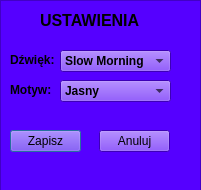
<?xml version="1.0" encoding="UTF-8"?>
<ui version="4.0">
 <class>settings</class>
 <widget class="QDialog" name="settings">
  <property name="geometry">
   <rect>
    <x>0</x>
    <y>0</y>
    <width>201</width>
    <height>190</height>
   </rect>
  </property>
  <property name="palette">
   <palette>
    <active>
     <colorrole role="WindowText">
      <brush brushstyle="SolidPattern">
       <color alpha="255">
        <red>0</red>
        <green>0</green>
        <blue>0</blue>
       </color>
      </brush>
     </colorrole>
     <colorrole role="Button">
      <brush brushstyle="SolidPattern">
       <color alpha="255">
        <red>85</red>
        <green>0</green>
        <blue>255</blue>
       </color>
      </brush>
     </colorrole>
     <colorrole role="Light">
      <brush brushstyle="SolidPattern">
       <color alpha="255">
        <red>170</red>
        <green>127</green>
        <blue>255</blue>
       </color>
      </brush>
     </colorrole>
     <colorrole role="Midlight">
      <brush brushstyle="SolidPattern">
       <color alpha="255">
        <red>127</red>
        <green>63</green>
        <blue>255</blue>
       </color>
      </brush>
     </colorrole>
     <colorrole role="Dark">
      <brush brushstyle="SolidPattern">
       <color alpha="255">
        <red>42</red>
        <green>0</green>
        <blue>127</blue>
       </color>
      </brush>
     </colorrole>
     <colorrole role="Mid">
      <brush brushstyle="SolidPattern">
       <color alpha="255">
        <red>57</red>
        <green>0</green>
        <blue>170</blue>
       </color>
      </brush>
     </colorrole>
     <colorrole role="Text">
      <brush brushstyle="SolidPattern">
       <color alpha="255">
        <red>0</red>
        <green>0</green>
        <blue>0</blue>
       </color>
      </brush>
     </colorrole>
     <colorrole role="BrightText">
      <brush brushstyle="SolidPattern">
       <color alpha="255">
        <red>255</red>
        <green>255</green>
        <blue>255</blue>
       </color>
      </brush>
     </colorrole>
     <colorrole role="ButtonText">
      <brush brushstyle="SolidPattern">
       <color alpha="255">
        <red>0</red>
        <green>0</green>
        <blue>0</blue>
       </color>
      </brush>
     </colorrole>
     <colorrole role="Base">
      <brush brushstyle="SolidPattern">
       <color alpha="255">
        <red>255</red>
        <green>255</green>
        <blue>255</blue>
       </color>
      </brush>
     </colorrole>
     <colorrole role="Window">
      <brush brushstyle="SolidPattern">
       <color alpha="255">
        <red>85</red>
        <green>0</green>
        <blue>255</blue>
       </color>
      </brush>
     </colorrole>
     <colorrole role="Shadow">
      <brush brushstyle="SolidPattern">
       <color alpha="255">
        <red>0</red>
        <green>0</green>
        <blue>0</blue>
       </color>
      </brush>
     </colorrole>
     <colorrole role="AlternateBase">
      <brush brushstyle="SolidPattern">
       <color alpha="255">
        <red>170</red>
        <green>127</green>
        <blue>255</blue>
       </color>
      </brush>
     </colorrole>
     <colorrole role="ToolTipBase">
      <brush brushstyle="SolidPattern">
       <color alpha="255">
        <red>255</red>
        <green>255</green>
        <blue>220</blue>
       </color>
      </brush>
     </colorrole>
     <colorrole role="ToolTipText">
      <brush brushstyle="SolidPattern">
       <color alpha="255">
        <red>0</red>
        <green>0</green>
        <blue>0</blue>
       </color>
      </brush>
     </colorrole>
     <colorrole role="PlaceholderText">
      <brush brushstyle="SolidPattern">
       <color alpha="128">
        <red>0</red>
        <green>0</green>
        <blue>0</blue>
       </color>
      </brush>
     </colorrole>
    </active>
    <inactive>
     <colorrole role="WindowText">
      <brush brushstyle="SolidPattern">
       <color alpha="255">
        <red>0</red>
        <green>0</green>
        <blue>0</blue>
       </color>
      </brush>
     </colorrole>
     <colorrole role="Button">
      <brush brushstyle="SolidPattern">
       <color alpha="255">
        <red>85</red>
        <green>0</green>
        <blue>255</blue>
       </color>
      </brush>
     </colorrole>
     <colorrole role="Light">
      <brush brushstyle="SolidPattern">
       <color alpha="255">
        <red>170</red>
        <green>127</green>
        <blue>255</blue>
       </color>
      </brush>
     </colorrole>
     <colorrole role="Midlight">
      <brush brushstyle="SolidPattern">
       <color alpha="255">
        <red>127</red>
        <green>63</green>
        <blue>255</blue>
       </color>
      </brush>
     </colorrole>
     <colorrole role="Dark">
      <brush brushstyle="SolidPattern">
       <color alpha="255">
        <red>42</red>
        <green>0</green>
        <blue>127</blue>
       </color>
      </brush>
     </colorrole>
     <colorrole role="Mid">
      <brush brushstyle="SolidPattern">
       <color alpha="255">
        <red>57</red>
        <green>0</green>
        <blue>170</blue>
       </color>
      </brush>
     </colorrole>
     <colorrole role="Text">
      <brush brushstyle="SolidPattern">
       <color alpha="255">
        <red>0</red>
        <green>0</green>
        <blue>0</blue>
       </color>
      </brush>
     </colorrole>
     <colorrole role="BrightText">
      <brush brushstyle="SolidPattern">
       <color alpha="255">
        <red>255</red>
        <green>255</green>
        <blue>255</blue>
       </color>
      </brush>
     </colorrole>
     <colorrole role="ButtonText">
      <brush brushstyle="SolidPattern">
       <color alpha="255">
        <red>0</red>
        <green>0</green>
        <blue>0</blue>
       </color>
      </brush>
     </colorrole>
     <colorrole role="Base">
      <brush brushstyle="SolidPattern">
       <color alpha="255">
        <red>255</red>
        <green>255</green>
        <blue>255</blue>
       </color>
      </brush>
     </colorrole>
     <colorrole role="Window">
      <brush brushstyle="SolidPattern">
       <color alpha="255">
        <red>85</red>
        <green>0</green>
        <blue>255</blue>
       </color>
      </brush>
     </colorrole>
     <colorrole role="Shadow">
      <brush brushstyle="SolidPattern">
       <color alpha="255">
        <red>0</red>
        <green>0</green>
        <blue>0</blue>
       </color>
      </brush>
     </colorrole>
     <colorrole role="AlternateBase">
      <brush brushstyle="SolidPattern">
       <color alpha="255">
        <red>170</red>
        <green>127</green>
        <blue>255</blue>
       </color>
      </brush>
     </colorrole>
     <colorrole role="ToolTipBase">
      <brush brushstyle="SolidPattern">
       <color alpha="255">
        <red>255</red>
        <green>255</green>
        <blue>220</blue>
       </color>
      </brush>
     </colorrole>
     <colorrole role="ToolTipText">
      <brush brushstyle="SolidPattern">
       <color alpha="255">
        <red>0</red>
        <green>0</green>
        <blue>0</blue>
       </color>
      </brush>
     </colorrole>
     <colorrole role="PlaceholderText">
      <brush brushstyle="SolidPattern">
       <color alpha="128">
        <red>0</red>
        <green>0</green>
        <blue>0</blue>
       </color>
      </brush>
     </colorrole>
    </inactive>
    <disabled>
     <colorrole role="WindowText">
      <brush brushstyle="SolidPattern">
       <color alpha="255">
        <red>42</red>
        <green>0</green>
        <blue>127</blue>
       </color>
      </brush>
     </colorrole>
     <colorrole role="Button">
      <brush brushstyle="SolidPattern">
       <color alpha="255">
        <red>85</red>
        <green>0</green>
        <blue>255</blue>
       </color>
      </brush>
     </colorrole>
     <colorrole role="Light">
      <brush brushstyle="SolidPattern">
       <color alpha="255">
        <red>170</red>
        <green>127</green>
        <blue>255</blue>
       </color>
      </brush>
     </colorrole>
     <colorrole role="Midlight">
      <brush brushstyle="SolidPattern">
       <color alpha="255">
        <red>127</red>
        <green>63</green>
        <blue>255</blue>
       </color>
      </brush>
     </colorrole>
     <colorrole role="Dark">
      <brush brushstyle="SolidPattern">
       <color alpha="255">
        <red>42</red>
        <green>0</green>
        <blue>127</blue>
       </color>
      </brush>
     </colorrole>
     <colorrole role="Mid">
      <brush brushstyle="SolidPattern">
       <color alpha="255">
        <red>57</red>
        <green>0</green>
        <blue>170</blue>
       </color>
      </brush>
     </colorrole>
     <colorrole role="Text">
      <brush brushstyle="SolidPattern">
       <color alpha="255">
        <red>42</red>
        <green>0</green>
        <blue>127</blue>
       </color>
      </brush>
     </colorrole>
     <colorrole role="BrightText">
      <brush brushstyle="SolidPattern">
       <color alpha="255">
        <red>255</red>
        <green>255</green>
        <blue>255</blue>
       </color>
      </brush>
     </colorrole>
     <colorrole role="ButtonText">
      <brush brushstyle="SolidPattern">
       <color alpha="255">
        <red>42</red>
        <green>0</green>
        <blue>127</blue>
       </color>
      </brush>
     </colorrole>
     <colorrole role="Base">
      <brush brushstyle="SolidPattern">
       <color alpha="255">
        <red>85</red>
        <green>0</green>
        <blue>255</blue>
       </color>
      </brush>
     </colorrole>
     <colorrole role="Window">
      <brush brushstyle="SolidPattern">
       <color alpha="255">
        <red>85</red>
        <green>0</green>
        <blue>255</blue>
       </color>
      </brush>
     </colorrole>
     <colorrole role="Shadow">
      <brush brushstyle="SolidPattern">
       <color alpha="255">
        <red>0</red>
        <green>0</green>
        <blue>0</blue>
       </color>
      </brush>
     </colorrole>
     <colorrole role="AlternateBase">
      <brush brushstyle="SolidPattern">
       <color alpha="255">
        <red>85</red>
        <green>0</green>
        <blue>255</blue>
       </color>
      </brush>
     </colorrole>
     <colorrole role="ToolTipBase">
      <brush brushstyle="SolidPattern">
       <color alpha="255">
        <red>255</red>
        <green>255</green>
        <blue>220</blue>
       </color>
      </brush>
     </colorrole>
     <colorrole role="ToolTipText">
      <brush brushstyle="SolidPattern">
       <color alpha="255">
        <red>0</red>
        <green>0</green>
        <blue>0</blue>
       </color>
      </brush>
     </colorrole>
     <colorrole role="PlaceholderText">
      <brush brushstyle="SolidPattern">
       <color alpha="128">
        <red>0</red>
        <green>0</green>
        <blue>0</blue>
       </color>
      </brush>
     </colorrole>
    </disabled>
   </palette>
  </property>
  <property name="windowTitle">
   <string>Dialog</string>
  </property>
  <widget class="QFrame" name="settings_2">
   <property name="geometry">
    <rect>
     <x>0</x>
     <y>0</y>
     <width>201</width>
     <height>191</height>
    </rect>
   </property>
   <property name="autoFillBackground">
    <bool>true</bool>
   </property>
   <property name="frameShape">
    <enum>QFrame::StyledPanel</enum>
   </property>
   <property name="frameShadow">
    <enum>QFrame::Raised</enum>
   </property>
   <widget class="QLabel" name="label_8">
    <property name="geometry">
     <rect>
      <x>10</x>
      <y>50</y>
      <width>51</width>
      <height>20</height>
     </rect>
    </property>
    <property name="font">
     <font>
      <pointsize>9</pointsize>
      <weight>75</weight>
      <bold>true</bold>
     </font>
    </property>
    <property name="text">
     <string>Dźwięk:</string>
    </property>
   </widget>
   <widget class="QLabel" name="label_9">
    <property name="geometry">
     <rect>
      <x>10</x>
      <y>80</y>
      <width>51</width>
      <height>20</height>
     </rect>
    </property>
    <property name="font">
     <font>
      <pointsize>9</pointsize>
      <weight>75</weight>
      <bold>true</bold>
     </font>
    </property>
    <property name="text">
     <string>Motyw:</string>
    </property>
   </widget>
   <widget class="QComboBox" name="comboBox">
    <property name="geometry">
     <rect>
      <x>60</x>
      <y>50</y>
      <width>111</width>
      <height>22</height>
     </rect>
    </property>
    <property name="font">
     <font>
      <pointsize>9</pointsize>
      <weight>75</weight>
      <bold>true</bold>
     </font>
    </property>
    <item>
     <property name="text">
      <string>Slow Morning</string>
     </property>
    </item>
    <item>
     <property name="text">
      <string>Daybreak</string>
     </property>
    </item>
    <item>
     <property name="text">
      <string>Easy Riser</string>
     </property>
    </item>
   </widget>
   <widget class="QComboBox" name="comboBox_2">
    <property name="geometry">
     <rect>
      <x>60</x>
      <y>80</y>
      <width>111</width>
      <height>22</height>
     </rect>
    </property>
    <property name="font">
     <font>
      <pointsize>9</pointsize>
      <weight>75</weight>
      <bold>true</bold>
     </font>
    </property>
    <item>
     <property name="text">
      <string>Jasny</string>
     </property>
    </item>
    <item>
     <property name="text">
      <string>Ciemny</string>
     </property>
    </item>
    <item>
     <property name="text">
      <string>Wysoki kontrast</string>
     </property>
    </item>
   </widget>
   <widget class="QLabel" name="label_10">
    <property name="geometry">
     <rect>
      <x>40</x>
      <y>10</y>
      <width>111</width>
      <height>20</height>
     </rect>
    </property>
    <property name="font">
     <font>
      <pointsize>12</pointsize>
      <weight>75</weight>
      <bold>true</bold>
     </font>
    </property>
    <property name="text">
     <string>USTAWIENIA</string>
    </property>
   </widget>
   <widget class="QPushButton" name="pushButton_2">
    <property name="geometry">
     <rect>
      <x>10</x>
      <y>130</y>
      <width>71</width>
      <height>22</height>
     </rect>
    </property>
    <property name="text">
     <string>Zapisz</string>
    </property>
   </widget>
   <widget class="QPushButton" name="pushButton_3">
    <property name="geometry">
     <rect>
      <x>99</x>
      <y>130</y>
      <width>71</width>
      <height>22</height>
     </rect>
    </property>
    <property name="text">
     <string>Anuluj</string>
    </property>
   </widget>
  </widget>
 </widget>
 <resources/>
 <connections/>
</ui>
